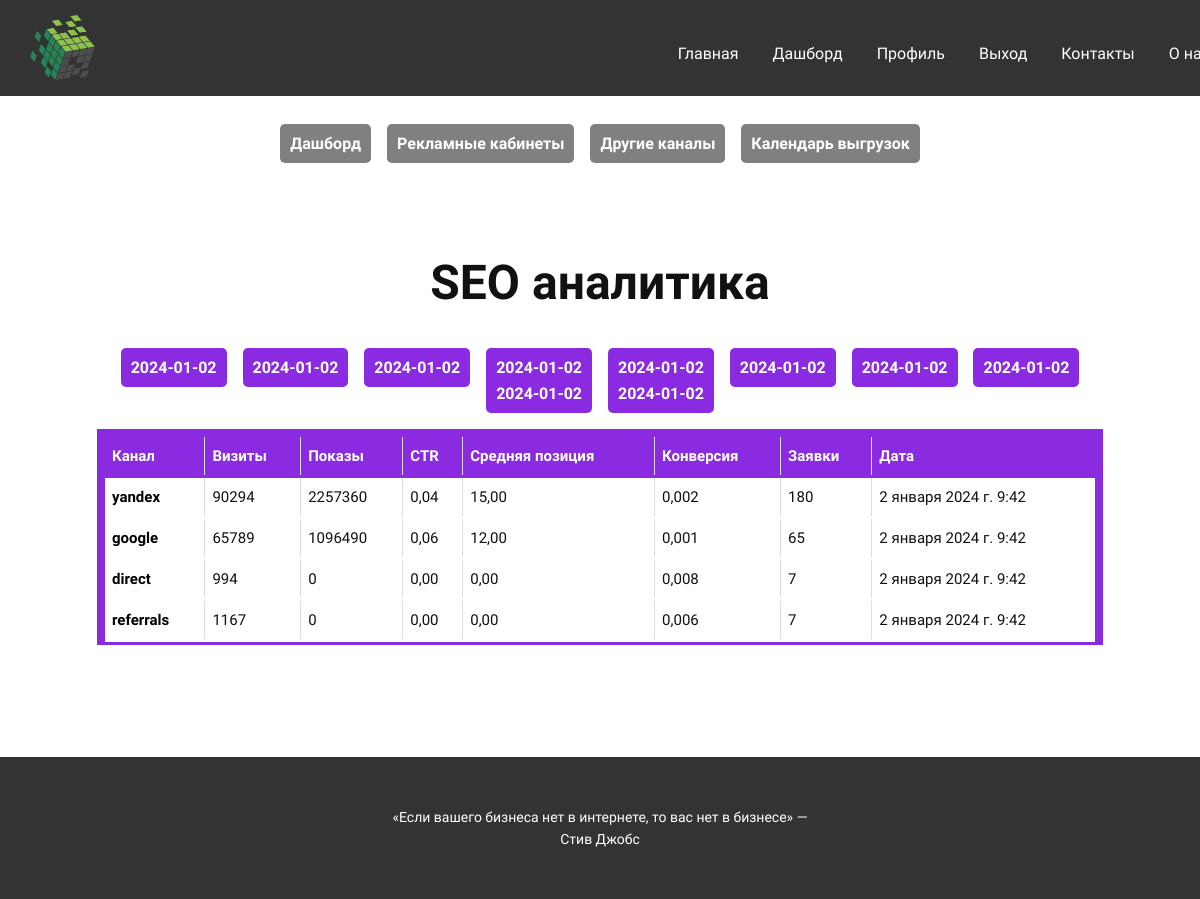
/analytic/seo-report/1/ (signed in), run on the app's committed database.
### statistics_and_analytics/models.py (models this page shows, shortened)
class SEOReportDetail(models.Model):
    title = models.CharField(max_length=100, default="-----", verbose_name="Название")
    visits = models.PositiveIntegerField(default=0, verbose_name="Визиты")
    impressions = models.PositiveIntegerField(
        default=0, blank=True, null=True, verbose_name="Показы"
    )
    ctr = models.DecimalField(
        default=0,
        verbose_name="CTR",
        blank=True,
        null=True,
        decimal_places=2,
        max_digits=10,
    )
    avg_position = models.DecimalField(
        default=0,
        blank=True,
        null=True,
        verbose_name="Средняя позиция",
        decimal_places=2,
        max_digits=10,
    )
    convert = models.DecimalField(
        default=0,
        blank=True,
        null=True,
        verbose_name="Конверсия",
        decimal_places=3,
        max_digits=15,
    )
    transactions = models.PositiveIntegerField(default=0, verbose_name="Заявки")
    created = models.DateTimeField(auto_now_add=True)
    category = models.ForeignKey(
        "SEOReport",
        on_delete=models.CASCADE,
        related_name="report",
        verbose_name="Канал трафика",
    )
    class Meta:
        verbose_name = "SEO отчет детально"
        verbose_name_plural = "SEO отчеты детально"
        ordering = ["-created"]
        indexes = [
            models.Index(fields=["-created"]),
        ]

class YandexSEOReport(SEOReportDetail):
    class Meta:
        verbose_name = "SEO Яндекс отчет"
        verbose_name_plural = "SEO Яндекс отчеты"
        ordering = ["-created"]

class SEOReportDetail(models.Model):
    title = models.CharField(max_length=100, default="-----", verbose_name="Название")
    visits = models.PositiveIntegerField(default=0, verbose_name="Визиты")
    impressions = models.PositiveIntegerField(
        default=0, blank=True, null=True, verbose_name="Показы"
    )
    ctr = models.DecimalField(
        default=0,
        verbose_name="CTR",
        blank=True,
        null=True,
        decimal_places=2,
        max_digits=10,
    )
    avg_position = models.DecimalField(
        default=0,
        blank=True,
        null=True,
        verbose_name="Средняя позиция",
        decimal_places=2,
        max_digits=10,
    )
    convert = models.DecimalField(
        default=0,
        blank=True,
        null=True,
        verbose_name="Конверсия",
        decimal_places=3,
        max_digits=15,
    )
    transactions = models.PositiveIntegerField(default=0, verbose_name="Заявки")
    created = models.DateTimeField(auto_now_add=True)
    category = models.ForeignKey(
        "SEOReport",
        on_delete=models.CASCADE,
        related_name="report",
        verbose_name="Канал трафика",
    )
    class Meta:
        verbose_name = "SEO отчет детально"
        verbose_name_plural = "SEO отчеты детально"
        ordering = ["-created"]
        indexes = [
            models.Index(fields=["-created"]),
        ]

class GoogleSEOReport(SEOReportDetail):
    class Meta:
        verbose_name = "SEO Google отчет"
        verbose_name_plural = "SEO Google отчеты"
        ordering = ["-created"]

class DirectSEOReport(SEOReportDetail):
    class Meta:
        verbose_name = "SEO Прямые заходы отчет"
        verbose_name_plural = "SEO Прямые заходы отчеты"
        ordering = ["-created"]

class ReferralsSEOReport(SEOReportDetail):
    class Meta:
        verbose_name = "SEO Ссылочные заходы отчет"
        verbose_name_plural = "SEO Ссылочные заходы отчеты"
        ordering = ["-created"]

### statistics_and_analytics/views.py (the view)
# urls.py: path("seo-report/<int:page>/", seo_detail_view, name="seo_report"),
@login_required()
@cache_page(60 * 60)
def seo_detail_view(request, page):
    ya = YandexSEOReport.objects.all()[:10]
    go = GoogleSEOReport.objects.all()[:10]
    dr = DirectSEOReport.objects.all()[:10]
    rf = ReferralsSEOReport.objects.all()[:10]
    ind = [i for i in range(1, len(ya) + 1)]
    dates = list(map(lambda d: d.strftime("%Y-%m-%d"), [s.created for s in ya]))
    data = list(zip(ya, go, dr, rf))
    res_dict = {}
    for i in range(len(ya)):
        res_dict.update({ind[i]: data[i]})
    context = {"data": res_dict[page], "pages": list(zip(ind, dates))}
    return render(request, "statistics_and_analytics/seo-detail.html", context)

### statistics_and_analytics/templates/statistics_and_analytics/seo-detail.html (shortened to what this page needs)
{% extends 'main/base.html' %}
{% load static %}
{% load mathfilters %}
{% block content %}
<p style="text-align:center; padding-top: 15px;">
    <a href="{% url 'saa:analytics' 1 %}" class="reports">Дашборд</a>
    <a href="{% url 'saa:ads_report' 1 %}" class="reports">Рекламные кабинеты</a>
    <a href="{% url 'saa:other_ads_report' 1 %}" class="reports">Другие каналы</a>
    <a href="{% url 'saa:dates' %}" class="reports">Календарь выгрузок</a>
</p>
<div id="main" style="margin: 100px;">
    <h2>SEO аналитика</h2>
    <br>
    <div style="text-align: center">
        {% for page in pages %}
        <a href="{% url 'saa:seo_report' page.0 %}" id="span">{{page.1}}</a>
        {% endfor %}
    </div>
    <br>
    <div>
        <div class="col-md-6">
            <table class="table">
                <thead>
                <tr>
                    <th>Канал</th>
                    <th>Визиты</th>
                    <th>Показы</th>
                    <th>CTR</th>
                    <th>Средняя позиция</th>
                    <th>Конверсия</th>
                    <th>Заявки</th>
                    <th>Дата</th>
                </tr>
                </thead>
                <tbody>
                {% for d in data %}
                <tr>
                    <td style="color: black; font-weight: bold">{{ d.title }}</td>
                    <td>{{ d.visits }}</td>
                    <td>{{ d.impressions }}</td>
                    <td>{{ d.ctr }}</td>
                    <td>{{ d.avg_position }}</td>
                    <td>{{ d.convert }}</td>
                    <td>{{ d.transactions }}</td>
                    <td>{{ d.created }}</td>
                </tr>
                {% endfor %}
                </tbody>
            </table>
        </div>
    </div>
</div>
{% endblock %}

### main/templates/main/base.html (shortened to what this page needs)
{% load static %}
<!DOCTYPE html>
<html style="font-size: 16px;" lang="ru">
<head>
    <link rel="stylesheet" href="{% static 'css/nicepage.css' %}" media="screen">
    <link rel="stylesheet" href="{% static 'css/Главная.css' %}" media="screen">
</head>
<body data-home-page="Главная.html" data-home-page-title="Главная" data-path-to-root="./" data-include-products="false"
      class="u-body u-xl-mode" data-lang="ru">
<header class="u-clearfix u-grey-80 u-header u-sticky u-sticky-19c7 u-header" id="sec-d402">
    <div class="u-clearfix u-sheet u-sheet-1">
        <a href="{% url 'main:index' %}" class="u-image u-logo u-image-1" data-image-width="1024"
           data-image-height="1024">
            <img src="{% static 'img/cupy_icon.png' %}" class="u-logo-image u-logo-image-1">
        </a>
        <nav class="u-menu u-menu-hamburger u-offcanvas u-menu-1">
            <div class="u-custom-menu u-nav-container">
                <ul class="u-nav u-spacing-30 u-unstyled u-nav-1">
                    <li class="u-nav-item"><a
                            class="u-border-2 u-border-active-palette-1-base u-border-hover-palette-1-light-1 u-border-no-left u-border-no-right u-border-no-top u-button-style u-nav-link u-text-active-palette-1-base u-text-hover-palette-5-light-1 u-text-white"
                            href="{% url 'main:index' %}" style="padding: 10px 0px;">Главная</a>
                    </li>
                    {% if request.user.is_authenticated and request.user.username != 'admin' and request.user.profile.id != '' %}
                    <li class="u-nav-item"><a
                            class="u-border-2 u-border-active-palette-1-base u-border-hover-palette-1-light-1 u-border-no-left u-border-no-right u-border-no-top u-button-style u-nav-link u-text-active-palette-1-base u-text-hover-palette-5-light-1 u-text-white"
                            href="{% url 'saa:analytics' 1 %}" style="padding: 10px 0px;">Дашборд</a>
                    </li>
                    <li class="u-nav-item"><a
                            class="u-border-2 u-border-active-palette-1-base u-border-hover-palette-1-light-1 u-border-no-left u-border-no-right u-border-no-top u-button-style u-nav-link u-text-active-palette-1-base u-text-hover-palette-5-light-1 u-text-white"
                            href="{% url 'socials:profile_view' pk=request.user.profile.id%}" style="padding: 10px 0px;">Профиль</a>
                    </li>
                    <li class="u-nav-item">
                        <form method="post" action="{% url 'socials:logout' %}">
                            <button style="padding: 10px 0px; cursor:pointer"
                                    class="u-border-2 u-border-active-palette-1-base u-border-hover-palette-1-light-1 u-border-no-left u-border-no-right u-border-no-top u-button-style u-nav-link u-text-active-palette-1-base u-text-hover-palette-5-light-1 u-text-white"
                                    type="submit">Выход
                            </button>
                        </form>
                    </li>
                    {% endif %}
                    <li class="u-nav-item"><a
                            class="u-border-2 u-border-active-palette-1-base u-border-hover-palette-1-light-1 u-border-no-left u-border-no-right u-border-no-top u-button-style u-nav-link u-text-active-palette-1-base u-text-hover-palette-5-light-1 u-text-white"
                            href="{% url 'main:contacts' %}" style="padding: 10px 0px;">Контакты</a>
                    </li>
                    <li class="u-nav-item"><a
                            class="u-border-2 u-border-active-palette-1-base u-border-hover-palette-1-light-1 u-border-no-left u-border-no-right u-border-no-top u-button-style u-nav-link u-text-active-palette-1-base u-text-hover-palette-5-light-1 u-text-white"
                            href="{% url 'main:about' %}" style="padding: 10px 0px;">О нас</a>
                    </li>
                </ul>
            </div>
        </nav>
    </div>
</header>
{% block content %}
{% endblock %}
<footer class="u-align-center u-clearfix u-footer u-grey-80 u-footer" id="sec-6d3f">
    <div class="u-clearfix u-sheet u-sheet-1">
        <p class="u-small-text u-text u-text-variant u-text-1"><q>Если вашего бизнеса нет в интернете, то вас нет в
            бизнесе</q> — Стив Джобс</p>
    </div>
</footer>
</body>
</html>

### statistics_and_analytics/templates/statistics_and_analytics/seo-detail.html (style rules this page uses)
h2 { text-align: center; }
#main { min-height: 400px; }
table { width: 100%; margin-bottom: 20px; border: 5px solid BlueViolet; border-top: 5px solid BlueViolet; border-bottom: 3px solid BlueViolet; border-collapse: collapse; outline: 3px solid BlueViolet; font-size: 15px; background: #fff!important; }
table th { font-weight: bold; padding: 7px; background: BlueViolet; color: white; border: 1px solid #dddddd; text-align: left; font-size: 15px; border-top: 3px solid #fff; border-bottom: 3px solid BlueViolet; }
table td { padding: 7px; border: 1px solid #dddddd; border-top: 3px solid #fff; border-bottom: 3px solid #fff; font-size: 15px; }
#span { margin: 6px; padding: 10px; background-color: BlueViolet; color: white; font-weight: bold; border-radius: 5px; width: 200px; height: 100px; }
.reports { margin: 6px; padding: 10px; background-color: Grey; color: white; font-weight: bold; border-radius: 5px; width: 200px; height: 100px; }

### data on the page
YandexSEOReport: title "yandex", visits "90294", impressions "2257360", ctr "0,04", avg_position "15,00", convert "0,002", transactions "180", created "2 января 2024 г. 9:42"
GoogleSEOReport: title "google", visits "65789", impressions "1096490", ctr "0,06", avg_position "12,00", convert "0,001", transactions "65", created "2 января 2024 г. 9:42"
DirectSEOReport: title "direct", visits "994", impressions "0", ctr "0,00", avg_position "0,00", convert "0,008", transactions "7", created "2 января 2024 г. 9:42"
ReferralsSEOReport: title "referrals", visits "1167", impressions "0", ctr "0,00", avg_position "0,00", convert "0,006", transactions "7", created "2 января 2024 г. 9:42"

### other printed values
{{ page.1 }} "2024-01-02" "2024-01-02" "2024-01-02" "2024-01-02" "2024-01-02" "2024-01-02" "2024-01-02" "2024-01-02" "2024-01-02" "2024-01-02"
